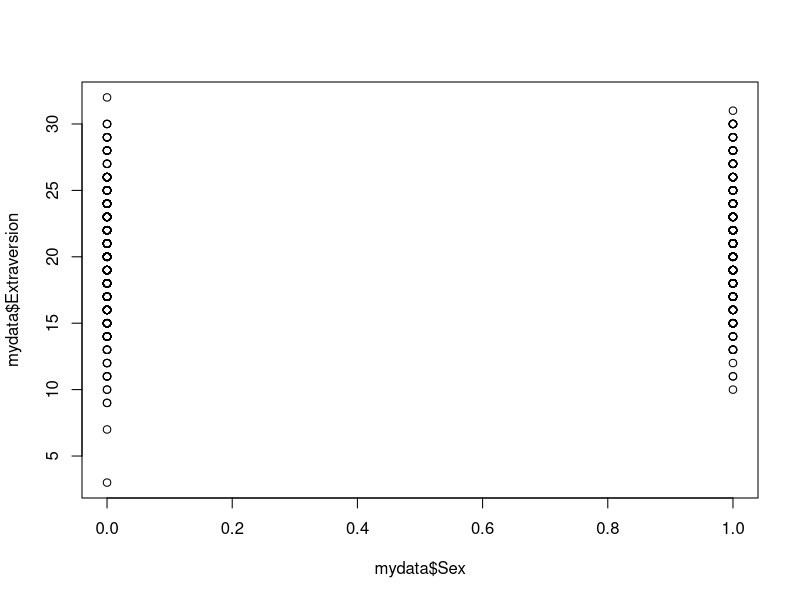
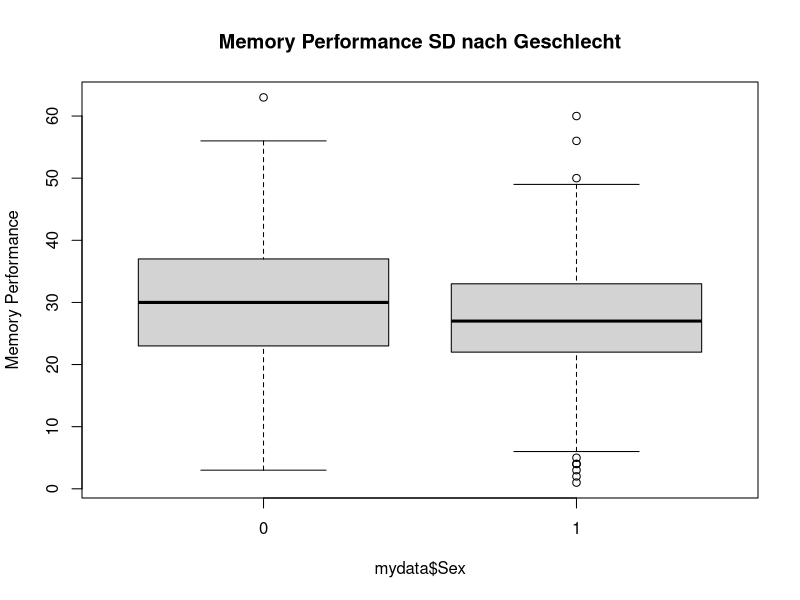
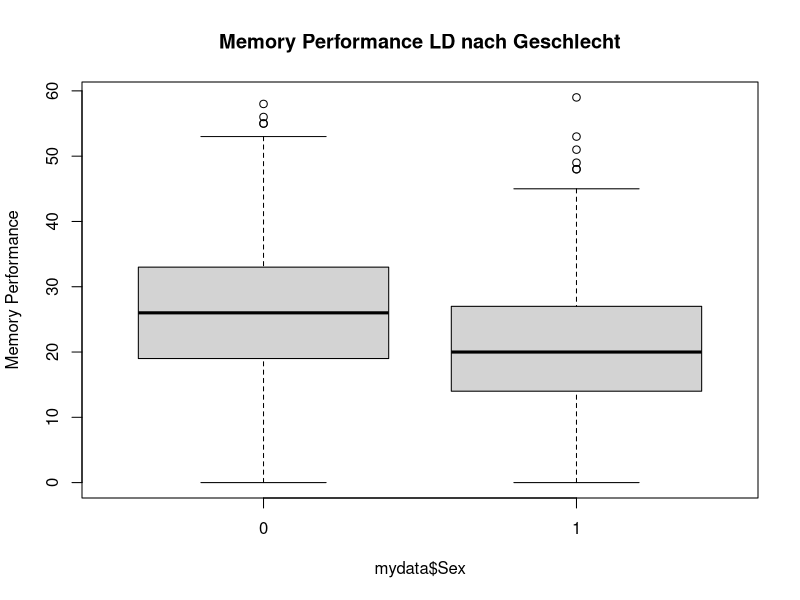
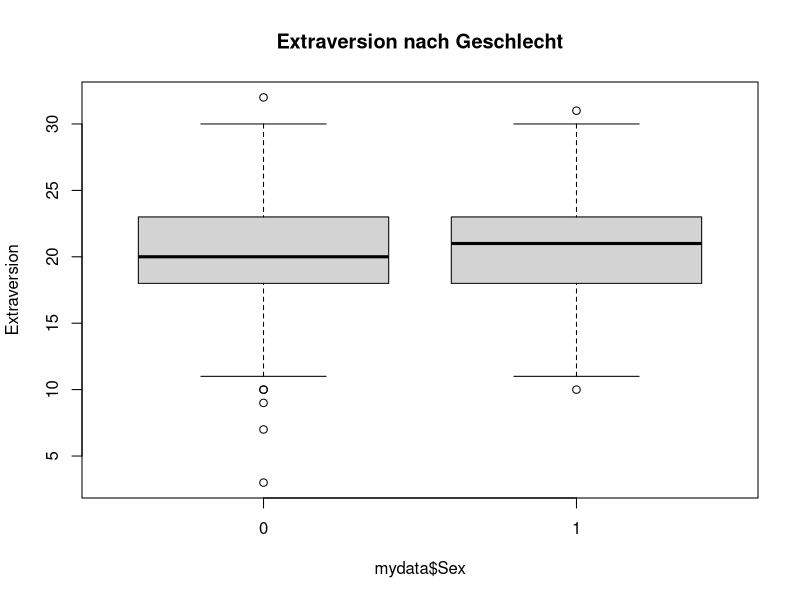
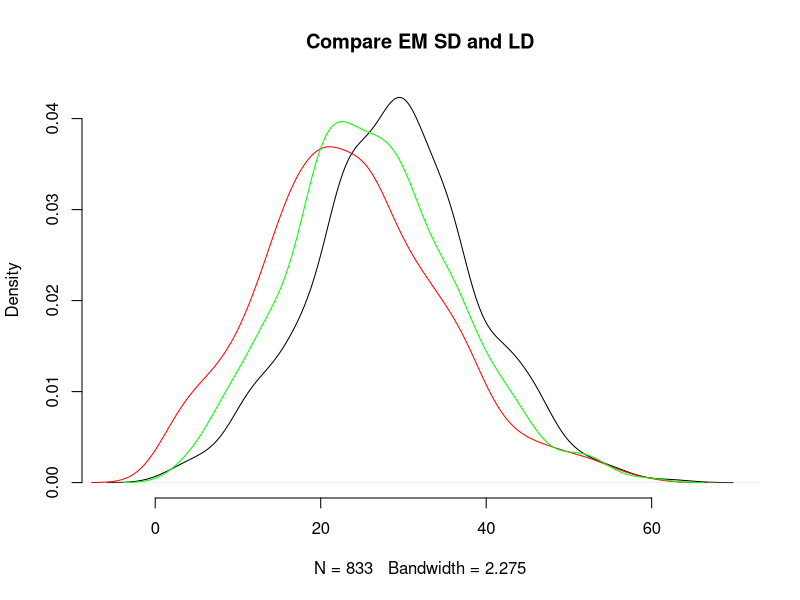

These charts were generated, in order, by the following R code:
#Datenansicht und Grundstatistiken

#Daten einlesen und Verzeichnis setzen

setwd("\\Users\\victo\\OneDrive - Universität Basel\\Dokumente\\gittest\\G02_Victoria")
mydata <- read.table("mydata.txt", header=T, sep="\t")

#Datenansicht und Grundstatistiken
View(mydata)
summary(mydata)

#t-Test für Extraversion nach Geschlecht
t.test(mydata$Extraversion ~ mydata$Sex)
plot(mydata$Extraversion ~ mydata$Sex)
summary(mydata$Extraversion[mydata$Sex==0])
summary(mydata$Extraversion[mydata$Sex==1])

#Umkodierung und Zusammenfassung von Sex
mydata$Sex_ch <- factor(mydata$Sex, levels=c(0,1), labels=c("female", "male"))
summary(mydata)

#Lineares Modell für Episodic Memory und Geschlecht
summary(lm(EM_SD ~ Sex_ch, data=mydata))
summary(lm(EM_LD ~ Sex_ch, data=mydata))

#Umwandlung von Sex und Filter in Faktoren
mydata$Sex <- as.factor(mydata$Sex)
mydata$Filter <- as.factor(mydata$Filter)
summary(mydata)

#Filtern der Daten und Anzahl der Zeilen nach dem Filtern
mydata <- subset(mydata, Filter == 0)
nrow(mydata)



#Reliability/Validation/Aggregation steps (Aggregation of the independent variables if meaningful (if r > 0.5))

#Prüfung der Verteilung und Grundstatistiken
# Grundstatistiken für alle drei Variablen anzeigen
summary(mydata$EM_LD)           # Memory Performance long term
summary(mydata$EM_SD)           # Memory Performance short term
summary(mydata$Extraversion) # Extraversion
summary(mydata$Sex)          # Geschlecht

#Korrelation zwischen Extraversion und Memory Performance
cor.test(mydata$Extraversion, mydata$EM_SD)
cor.test(mydata$Extraversion, mydata$EM_LD)

#Unterschiede nach Geschlecht
t.test(mydata$EM_SD ~ mydata$Sex)   # Vergleich der Memory Performance short term nach Geschlecht
t.test(mydata$EM_LD ~ mydata$Sex)   # Vergleich der Memory Performance long term nach Geschlecht
t.test(mydata$Extraversion ~ mydata$Sex)   # Vergleich der Extraversion nach Geschlecht

#Visualisierung der Verteilung nach Geschlecht
boxplot(mydata$EM_SD ~ mydata$Sex, main="Memory Performance SD nach Geschlecht", ylab="Memory Performance")
boxplot(mydata$EM_LD ~ mydata$Sex, main="Memory Performance LD nach Geschlecht", ylab="Memory Performance")
boxplot(mydata$Extraversion ~ mydata$Sex, main="Extraversion nach Geschlecht", ylab="Extraversion")


#Main analysis
#Korrelation zwischen EM_SD und EM_LD
cor(mydata$EM_SD, mydata$EM_LD, use="pairwise")

#t-Test zwischen EM_SD und EM_LD
t.test(mydata$EM_SD, mydata$EM_LD)

#Zusammenfassungen für EM_SD und EM_LD
summary(mydata$EM_SD)
summary(mydata$EM_LD)

#Erstellen einer kombinierten Gedächtnisvariable EM
mydata$EM <- (mydata$EM_SD + mydata$EM_LD)/2

#Dichteplots für EM_SD, EM_LD und EM
plot(density(mydata$EM_SD), main="Compare EM SD and LD", frame.plot=F)
lines(density(mydata$EM_LD), col="red")
lines(density(mydata$EM), col="green")

#Additional analysis
# Entferne den Filter und lade den gesamten Datensatz erneut
mydata_full <- read.table("mydata.txt", header = TRUE, sep = "\t")

# Setze den gesamten Analyseprozess erneut auf den Datensatz ohne Filter an
# z. B. Regression neu berechnen
summary(lm(EM_SD ~ Sex + Extraversion, data = mydata_full))
summary(lm(EM_LD ~ Sex + Extraversion, data = mydata_full))

# Hauptanalyse ohne Filter

# 1. Korrelation und statistische Tests
cor(mydata_full$Extraversion, mydata_full$EM_SD)                 # Korrelation zwischen Extraversion und Gedächtnisleistung SD
cor(mydata_full$Extraversion, mydata_full$EM_LD)                 # Korrelation zwischen Extraversion und Gedächtnisleistung LD
t.test(mydata_full$EM_SD ~ mydata_full$Sex)                   # t-Test für Geschlechtseffekt
t.test(mydata_full$EM_LD ~ mydata_full$Sex)                   # t-Test für Geschlechtseffekt

# 2. Hauptregression ohne Filter
main_model_full <- lm(EM_SD ~ Sex + Extraversion, data = mydata_full)
main_model_full <- lm(EM_LD ~ Sex + Extraversion, data = mydata_full)
summary(main_model_full)

# 3. Vergleich mit gefiltertem Datensatz (falls möglich, zusätzliche Dokumentation)
# Hier kannst du eine Notiz hinzufügen, ob sich relevante Effekte geändert haben.

# Ausgabe für die Sensitivity Analysis kommentieren
print("Sensitivity Analysis: Die Hauptunterschiede zwischen den Analysen mit und ohne Filter sind:")
# Notiere alle relevanten Unterschiede hier:
#Größe der Stichprobe welche Einfluss auf die Meisten Testverfahren haben


#Replication
repdata <- read.table("repdata.txt", header=T, sep="\t")
repdata <- subset(repdata, Filter==0)




